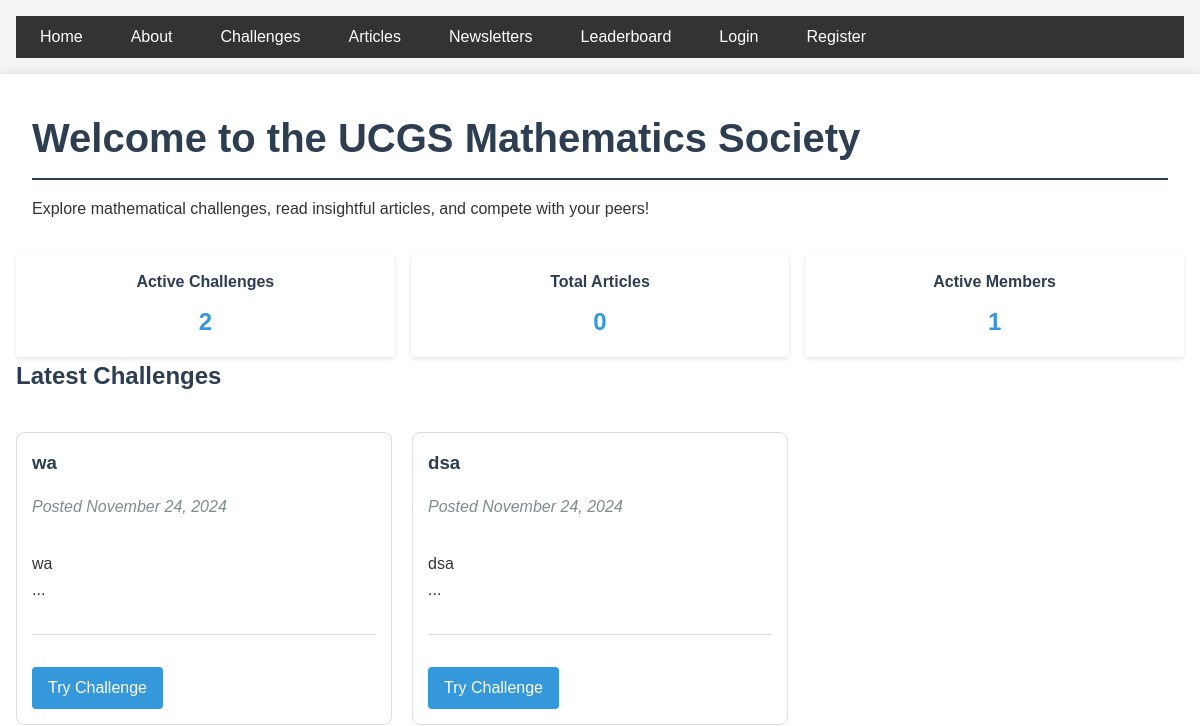
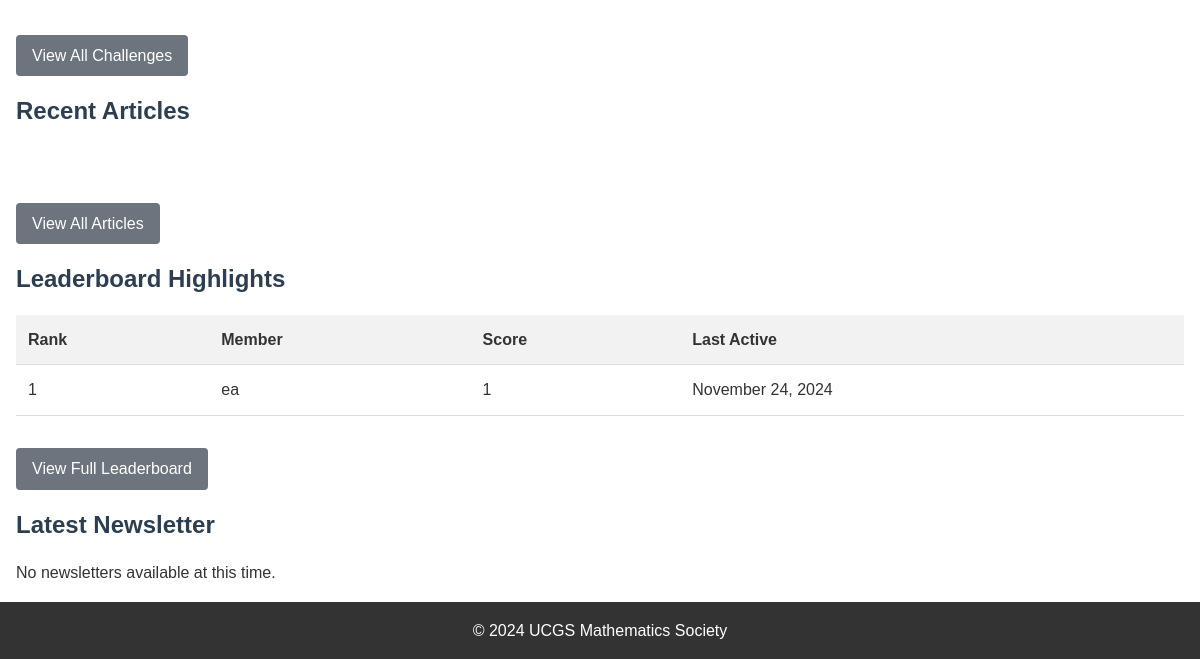
The page /index on the database as committed earlier (2 pictures, top to bottom).
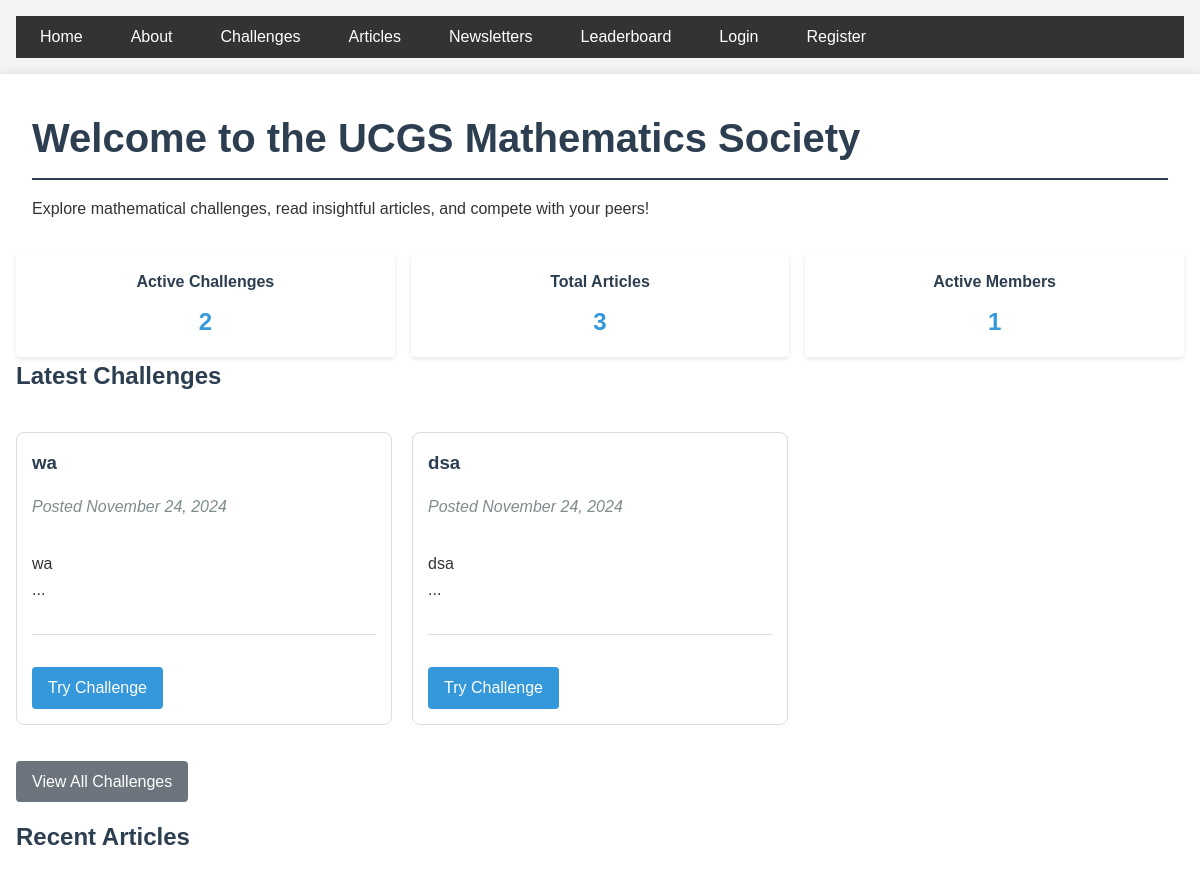
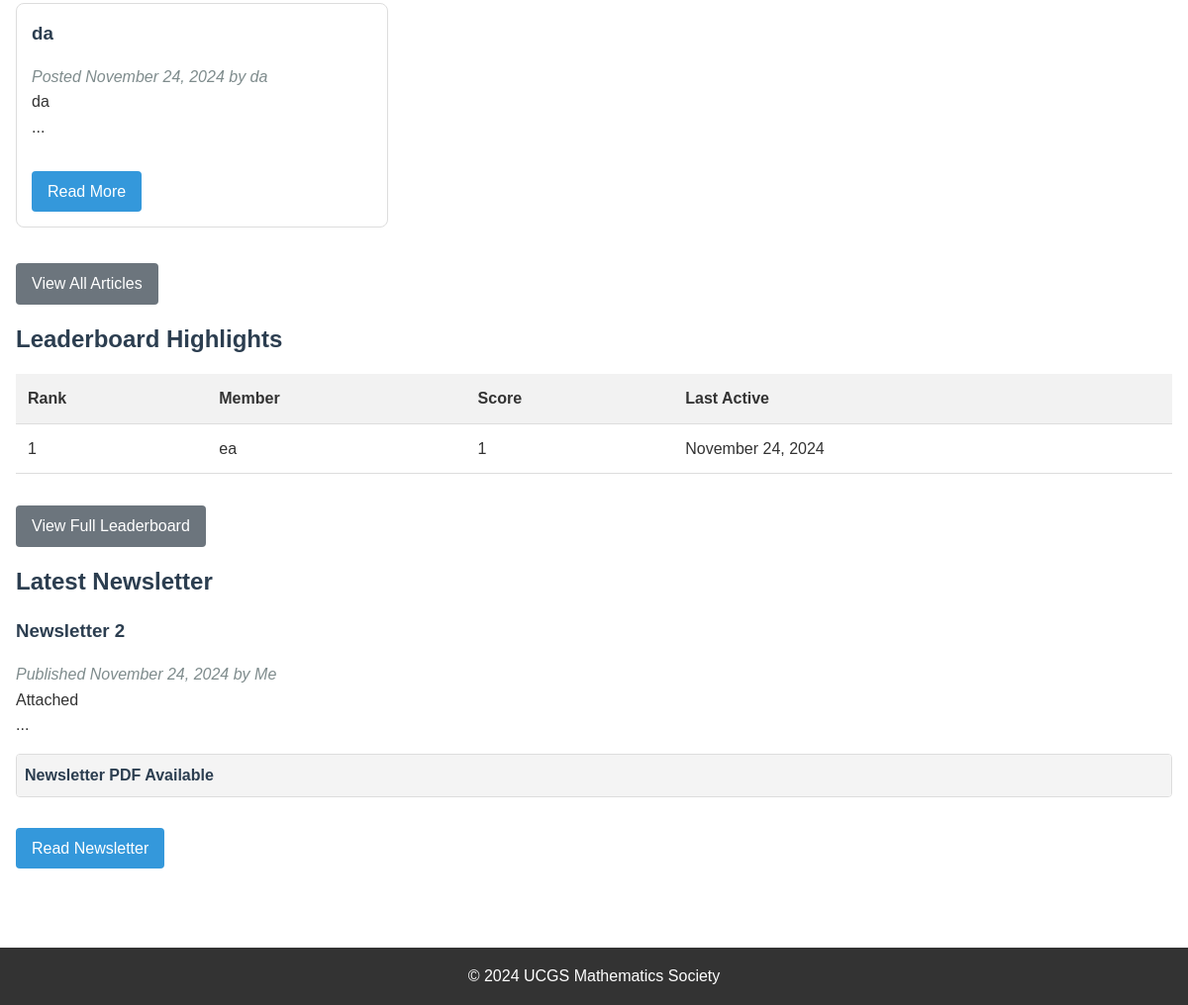
The same page on the database as committed later (2 pictures, top to bottom).
### app/models.py (models this page shows, shortened)
class Challenge(db.Model):
    id = db.Column(db.Integer, primary_key=True, autoincrement=True)
    title = db.Column(db.String(100), nullable=False)
    content = db.Column(db.Text, nullable=False)
    date_posted = db.Column(db.DateTime, nullable=False, default=datetime.utcnow)
    file_url = db.Column(db.String(100))
    key_stage = db.Column(db.String(3), nullable=False)
    answer_boxes = db.relationship('ChallengeAnswerBox', backref='challenge', lazy=True, cascade='all, delete-orphan')
    submissions = db.relationship('AnswerSubmission', backref='challenge', lazy=True)
    first_correct_submission = db.Column(db.DateTime)

class LeaderboardEntry(db.Model):
    id = db.Column(db.Integer, primary_key=True)
    user_id = db.Column(db.Integer, db.ForeignKey('user.id'), nullable=False)
    score = db.Column(db.Integer, default=0)
    last_updated = db.Column(db.DateTime, nullable=False, default=datetime.utcnow)
    user = db.relationship('User', backref=db.backref('leaderboard_entries', cascade='all, delete-orphan'))

class User(UserMixin, db.Model):
    id = db.Column(db.Integer, primary_key=True)
    username = db.Column(db.String(64), index=True, unique=True)
    year = db.Column(db.Integer)
    password_hash = db.Column(db.String(128))
    is_admin = db.Column(db.Boolean, default=False)
    key_stage = db.Column(db.String(3), nullable=False, index=True)
    submissions = db.relationship('AnswerSubmission', backref='user', lazy=True,
                                cascade='all, delete-orphan')
    articles = db.relationship('Article', backref='author', lazy='dynamic',
                             cascade='all, delete-orphan')

class Article(db.Model):
    id = db.Column(db.Integer, primary_key=True)
    title = db.Column(db.String(100), nullable=False)
    file_url = db.Column(db.String(255))  # This will store the PDF file path
    content = db.Column(db.Text, nullable=False)
    named_creator = db.Column(db.String(100), nullable=True)
    date_posted = db.Column(db.DateTime, nullable=False, default=datetime.utcnow)
    user_id = db.Column(db.Integer, db.ForeignKey('user.id'), nullable=False)
    type = db.Column(db.String(20), default='article', nullable=False)

### app/main/routes.py (the view)
@bp.route('/')
@bp.route('/index')
def index():
    challenges = Challenge.query
    articles = Article.query
    leaderboard_entries = LeaderboardEntry.query
    recent_challenges = Challenge.query.order_by(Challenge.date_posted.desc()).limit(3).all()
    recent_articles = Article.query.filter_by(type='article').order_by(Article.date_posted.desc()).limit(3).all()
    top_performers = LeaderboardEntry.query.order_by(LeaderboardEntry.score.desc()).limit(5).all()
    latest_newsletter = Article.query.filter_by(type='newsletter').order_by(Article.date_posted.desc()).first()
    return render_template('index.html',
                         challenges=challenges,
                         articles=articles,
                         leaderboard_entries=leaderboard_entries,
                         recent_challenges=recent_challenges,
                         recent_articles=recent_articles,
                         top_performers=top_performers,
                         latest_newsletter=latest_newsletter)

### app/templates/index.html (shortened to what the changed rows need)
{% extends "base.html" %}
{% block content %}
    <div class="container">
        <header class="text-center py-8">
            <h1>Welcome to the UCGS Mathematics Society</h1>
        </header>
        <div class="stats-grid">
            <div class="stats-card">
                <h3>Total Articles</h3>
                <p>{{ articles.count() if articles else 0 }}</p>
            </div>
        </div>
        <section class="mb-12">
            <h2>Latest Challenges</h2>
            <div class="challenge-grid">
                {% for challenge in recent_challenges %}
                <div class="challenge-card">
                    <h3>{{ challenge.title }}</h3>
                    <p class="meta">Posted {{ challenge.date_posted.strftime('%B %d, %Y') }}</p>
                    <p class="challenge-content">{{ challenge.content[:150] | safe  }}...</p>
                    <div class="challenge-actions">
                        <a href="{{ url_for('main.challenge', challenge_id=challenge.id) }}" class="button">Try Challenge</a>
                    </div>
                </div>
                {% endfor %}
            </div>
        </section>
        <section class="mb-12">
            <h2>Recent Articles</h2>
            <div class="article-grid">
                {% for article in recent_articles %}
                <div class="article-card">
                    <h3>{{ article.title }}</h3>
                    <p class="meta">
                        Posted {{ article.date_posted.strftime('%B %d, %Y') }}
                        {% if article.named_creator %}
                        by {{ article.named_creator }}
                        {% endif %}
                    </p>
                    <p>{{ article.content[:150] | safe  }}...</p>
                    <div class="article-actions">
                        <a href="{{ url_for('main.article', id=article.id) }}" class="button">Read More</a>
                    </div>
                </div>
                {% endfor %}
            </div>
        </section>
        <section class="mb-12">
            <h2>Leaderboard Highlights</h2>
            <div class="overflow-x-auto">
                <table>
                    <thead>
                        <tr>
                            <th>Rank</th>
                            <th>Member</th>
                            <th>Score</th>
                            <th>Last Active</th>
                        </tr>
                    </thead>
                    <tbody>
                        {% for entry in top_performers %}
                        <tr>
                            <td>{{ loop.index }}</td>
                            <td>{{ entry.user.username }}</td>
                            <td>{{ entry.score }}</td>
                            <td>{{ entry.last_updated.strftime('%B %d, %Y') }}</td>
                        </tr>
                        {% endfor %}
                    </tbody>
                </table>
            </div>
        </section>
        <section class="mb-12">
            <h2>Latest Newsletter</h2>
            {% if latest_newsletter %}
            <div class="newsletter-article">
                <h3>{{ latest_newsletter.title }}</h3>
                <p class="meta">
                    Published {{ latest_newsletter.date_posted.strftime('%B %d, %Y') }}
                    {% if latest_newsletter.named_creator %}
                    by {{ latest_newsletter.named_creator }}
                    {% endif %}
                </p>
                <p>{{ latest_newsletter.content[:200] | safe }}...</p>
                {% if latest_newsletter.file_url %}
                <div class="pdf-preview">
                    <h3>Newsletter PDF Available</h3>
                </div>
                {% endif %}
                <div class="article-actions">
                    <a href="{{ url_for('main.newsletter', id=latest_newsletter.id) }}" class="button">Read Newsletter</a>
                </div>
            </div>
            {% else %}
            <p>No newsletters available at this time.</p>
            {% endif %}
        </section>
    </div>
{% endblock %}

Rows that differ between the two databases and show on the page:
added Article: title "da", date_posted "November 24, 2024", named_creator "da", content "da"
added Article: title "Newsletter 2", date_posted "November 24, 2024", named_creator "Me", content "Attached"
Other text that changed with them:
{{ articles.count() if articles else 0 }}: "0" → "3"
text no longer shown: "No newsletters available at this time."
text now shown: "Published by ... Newsletter PDF Available Read Newsletter"
